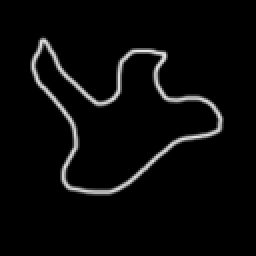
#> input picture curve_fitting/curve.png, 128 x 128 px, found by its file name (shown 2 times larger)
$ python sgd_lsqe_fit.py
#> lines starting #> are read from the running program, lines starting #| are printed output that depends on the picture
import numpy as np
import matplotlib.pyplot as plt
import matplotlib.image as im

# Load Data
image = im.imread("curve_fitting/curve.png")
#> image is the input picture: shape (128, 128, 4) float32; mean R, G, B, A 0.0354, 0.0354, 0.0354, 1
curve = image[::-1,:,0].T
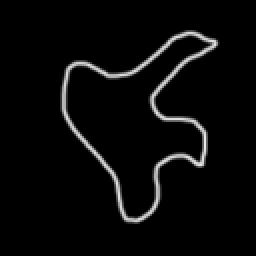
#> curve: shape (128, 128) float32 (shown 2 times larger); min 0, max 0.918, mean 0.0354

# Extract the "colored pixels"
num_data = (curve != 0).sum()
#> num_data = 1472
train_data = np.zeros((num_data, 3))  # value, pos_x, pos_y for each data

# Loop through image and add data
k = 0
for i in range(curve.shape[0]):
    for j in range(curve.shape[1]):
        if curve[i,j] != 0:
            train_data[k, 0] = curve[i,j]
            train_data[k, 1] = (i / curve.shape[0]) * 2 - 1
            train_data[k, 2] = (j / curve.shape[1]) * 2 - 1
            k += 1
#> after the loop, k = 1472; train_data = 1472 rows, first 8: [0.00392, -0.766, 0.406], [0.0588, -0.766, 0.422], [0.161, -0.766, 0.438], [0.29, -0.766, 0.453], [0.329, -0.766, 0.469], [0.325, -0.766, 0.484], [0.298, -0.766, 0.5], [0.212, -0.766, 0.516]


t_test = np.linspace(0, 2*np.pi, 100)[:, None]
# Initialise fourier coefficients and weights
N = 15
N_bfuncs = N * 2 -1
weights = np.arange(0, N, 1)[:, None]

weights_full = np.vstack([weights, weights[1:]]) # Weights
deriv_weights = np.vstack([-weights, weights[1:]]) # Weights as they come out after differentiating

abs_weights = np.abs(weights_full)
bfuncs = lambda t : np.vstack([np.cos(weights @ t.T), np.sin(weights[1:] @ t.T)])
bfuncsder = lambda t: np.vstack([-weights * np.sin(weights @ t.T), weights[1:] * np.cos(weights[1:] @ t.T)])
bfuncsder2 = lambda t: np.vstack([-weights**2 * np.cos(weights @ t.T), -weights[1:]**2 * np.sin(weights[1:] @ t.T)])

bfunc_variability = np.abs(np.vstack([weights, weights[1:]]))**2
coefs = 0 * np.random.normal(loc=0, scale=1, size=(N_bfuncs,2)) / (bfunc_variability +1)

# Improved initialisation (circle outside data)
max_x = np.max(train_data[:, 1])
#> max_x = 0.734
min_x = np.min(train_data[:, 1])
#> min_x = -0.766
rad_x = (max_x - min_x) / 2
#> rad_x = 0.75
center_x = (max_x + min_x) / 2
#> center_x = -0.0156
coefs[0,0] = center_x
coefs[1,0] = rad_x
#
max_y = np.max(train_data[:, 2])
#> max_y = 0.703
min_y = np.min(train_data[:, 2])
#> min_y = -0.531
rad_y = (max_y - min_y) / 2
#> rad_y = 0.617
center_y = (max_y + min_y) / 2
#> center_y = 0.0859
coefs[0,1] = center_y
coefs[N,1] = rad_y

plt.imshow(image[:,:,0], extent=(-1,1,-1,1), cmap="Greys_r")
#plt.scatter(train_data[:, 1], train_data[:, 2])
step = 0.05
K = 10000
n_t = 100
n_subsample = 300
p = 3
for k in range(K):
    subsample_idx = np.random.randint(low=0, high=train_data.shape[0], size=n_subsample)
    train_data_subsample = train_data[subsample_idx]

    # Sample points from [0,2pi]
    t = np.random.rand(n_t,1) * 2 * np.pi
    #t = np.linspace(0, 2*np.pi, n_t)[:, None]

    # Evaluate fourier series in these points
    fourier_mat = bfuncs(t)
    gamma = fourier_mat.T @ coefs

    # Divide data into sets based on which point t_n is closest
    gamma_repeat = np.repeat(gamma[:,None,:], n_subsample, axis=1)
    residual = (gamma_repeat - train_data_subsample[:, 1:])
    residual_norm = (residual[:, :, 0] ** 2 + residual[:, :, 1] ** 2) ** 0.5
    args = np.argmin(residual_norm, axis=0)
    gamma_args = gamma[args, :]
    residual_closest = gamma_args - train_data_subsample[:, 1:]
    fourier_mat_closest = fourier_mat[:, args]

    # Add springs between the sampled points t_n
    space_distances = (gamma[:, None, :] - gamma[None, :, :])
    grid_distances = (t - t.T)
    all_forces = space_distances / (np.linalg.norm(space_distances, axis=2) ** 2 * np.abs(grid_distances)**2 + 0.01)[:,:,None]
    diag_idx = np.arange(0, all_forces.shape[0],1)
    forces = np.sum(all_forces, axis=1)

    # [36 lines of commented-out code are left out]
    coefs = coefs - step * (fourier_mat_closest @ residual_closest / residual_closest.shape[0] + 0.001*coefs * (abs_weights +1)**4 * 1/(k+1)**1)

    # Add springyness to gridpoints
    #coefs = coefs - step * (fourier_mat_closest @ (residual_closest / (residual_closest **2 + 0.01) ** 0.5) / residual_closest.shape[0] + 0 * 1e-5 * fourier_mat @ forces)

    # Smoothing action (curvature penalty)
    #coefs = coefs - step * (fourier_mat_closest @ (residual_closest / (residual_closest ** 2 + 0.01) ** 0.5) /
    #                        residual_closest.shape[0] + curve_der * 0.01/(k+1)**2)

    # Small standard loss added
    #coefs = coefs - step * (fourier_mat_closest @ (residual_closest / (residual_closest ** 2 + 0.001) ** 0.5) /
    #                        residual_closest.shape[0] + 0.01*gradient)

    # Just hyperbola doesn't work
    #coefs = coefs - 0.001 * (np.dot(fourier_mat , (residual / (residual ** 2 + 0.01) ** 0.5).transpose((1, 0, 2)))).mean(axis=1) / residual.shape[0]

    # Hyperbola with subsets
    #coefs = coefs - step * (fourier_mat_closest @ (residual_closest / (residual_closest ** 2 + 0.001) ** 0.5))

    #plt.plot(gamma[:, 0], gamma[:, 1])
    #plt.plot(t_test, gamma)
    if k%100 == 0:
        print(f"{k}/{K} ({k/K * 100}%) done.")
        gamma = bfuncs(t_test).T @ coefs
        plt.plot(gamma[:, 0], gamma[:, 1], color=[1 - k/K, 0, k/K])
#> this loop made 10000 passes
#> pass 1, `residual_norm = (residual[:, :, 0] ** 2 + residual[:, :, 1] ** 2) ** 0.5`:
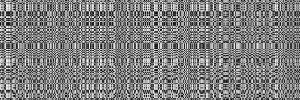
#> residual_norm: shape (100, 300) float64; min 0.00228, max 1.61, mean 0.806; drawn with min black and max white
#> pass 1, `fourier_mat_closest = fourier_mat[:, args]`:
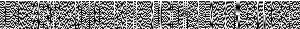
#> fourier_mat_closest: shape (29, 300) float64; min -1, max 1, mean 0.0351; drawn with min black and max white
#> pass 2, `residual_norm = (residual[:, :, 0] ** 2 + residual[:, :, 1] ** 2) ** 0.5`:
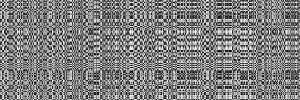
#> residual_norm: shape (100, 300) float64; min 0.00215, max 1.6, mean 0.8; drawn with min black and max white
#> pass 2, `fourier_mat_closest = fourier_mat[:, args]`:
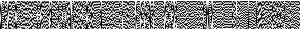
#> fourier_mat_closest: shape (29, 300) float64; min -1, max 1, mean 0.0311; drawn with min black and max white
#> after the loop:
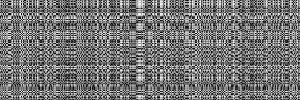
#> residual_norm: shape (100, 300) float64; min 0.00102, max 1.57, mean 0.722; drawn with min black and max white
#> after the loop, coefs = 29 pairs, first value -0.0879 to 0.592, second value -0.103 to 0.444
#plt.scatter(gamma[:,0], gamma[:, 1])


func = {"weights": weights, "coefs": coefs}
np.save("boundary_integrals/saved_cossin_bdries/curve", func, allow_pickle=True)
#plt.scatter(train_data_subsample[:, 1], train_data_subsample[:, 2], c=args)
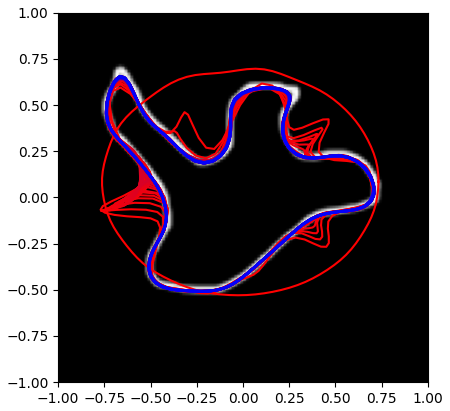
#> figure drawn by matplotlib, 1 panel
